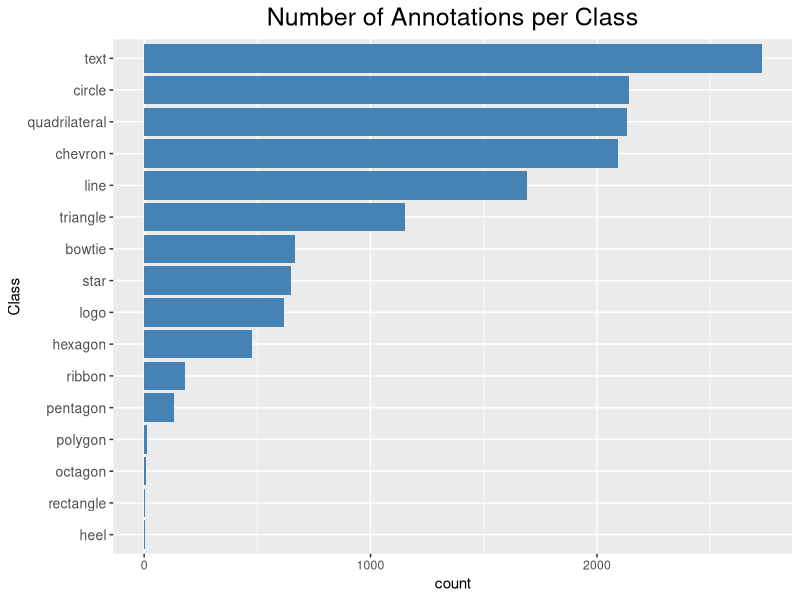

Generate this figure with R:
## ---- chunk 1
#| label: fig-class-distribution
#| fig-cap: "Number of annotations per class"

library(ggplot2)
library(tidyverse)

df <- data.frame(
  class = c(
    "quadrilateral", "line", "circle", "logo", "hexagon",
    "polygon", "star", "chevron", "ribbon", "bowtie",
    "pentagon", "triangle", "heel", "octagon",
    "rectangle", "text"
  ),
  count = c(
    2134, 1692, 2143, 616, 478,
    12, 647, 2094, 180, 666,
    131, 1154, 2, 10,
    4, 2727
  )
)
df <- df %>% arrange(desc(count))
df %>% 
  ggplot() +
  geom_col(aes(y=reorder(class, count), x=count), fill="steelblue") +
  theme(
    axis.text.y = element_text(size=10),
    plot.title = element_text(size = 18, hjust = 0.5)
  )+
  labs(title = "Number of Annotations per Class",
       y = "Class")
